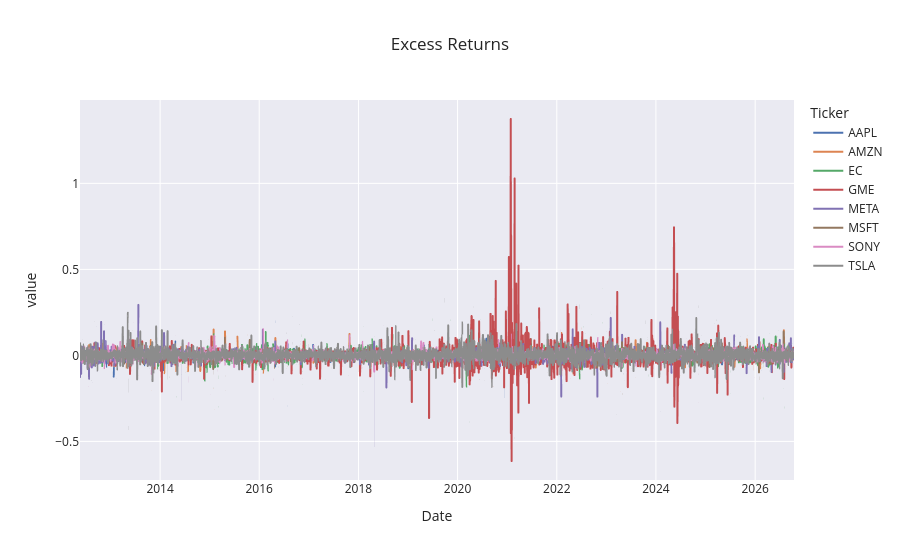

The cell this chart's notebook holds for it:
### Code cell
excess_returns = stock_returns.sub(sp_returns, axis=0).dropna()

fig = px.line(excess_returns, labels={'variable':'Ticker'}, title='Excess Returns')
fig.show()

### Figure 1 — Plotly figure (JSON) as saved in the notebook; plotly's stock layout.template omitted (floating-point values rounded to 4 significant figures; data arrays with more than 128 entries replaced by an {"elided": "..."} marker saying what was removed)
{"data": [{"hovertemplate": "Ticker=AAPL<br>Date=%{x}<br>value=%{y}<extra></extra>", "legendgroup": "AAPL", "line": {"color": "rgb(76,114,176)", "dash": "solid"}, "marker": {"symbol": "circle"}, "mode": "lines", "name": "AAPL", "showlegend": true, "type": "scattergl", "x": {"elided": "3621 str values"}, "xaxis": "x", "y": {"elided": "3621 float values"}, "yaxis": "y"}, {"hovertemplate": "Ticker=AMZN<br>Date=%{x}<br>value=%{y}<extra></extra>", "legendgroup": "AMZN", "line": {"color": "rgb(221,132,82)", "dash": "solid"}, "marker": {"symbol": "circle"}, "mode": "lines", "name": "AMZN", "showlegend": true, "type": "scattergl", "x": {"elided": "3621 str values"}, "xaxis": "x", "y": {"elided": "3621 float values"}, "yaxis": "y"}, {"hovertemplate": "Ticker=EC<br>Date=%{x}<br>value=%{y}<extra></extra>", "legendgroup": "EC", "line": {"color": "rgb(85,168,104)", "dash": "solid"}, "marker": {"symbol": "circle"}, "mode": "lines", "name": "EC", "showlegend": true, "type": "scattergl", "x": {"elided": "3621 str values"}, "xaxis": "x", "y": {"elided": "3621 float values"}, "yaxis": "y"}, {"hovertemplate": "Ticker=GME<br>Date=%{x}<br>value=%{y}<extra></extra>", "legendgroup": "GME", "line": {"color": "rgb(196,78,82)", "dash": "solid"}, "marker": {"symbol": "circle"}, "mode": "lines", "name": "GME", "showlegend": true, "type": "scattergl", "x": {"elided": "3621 str values"}, "xaxis": "x", "y": {"elided": "3621 float values"}, "yaxis": "y"}, {"hovertemplate": "Ticker=META<br>Date=%{x}<br>value=%{y}<extra></extra>", "legendgroup": "META", "line": {"color": "rgb(129,114,179)", "dash": "solid"}, "marker": {"symbol": "circle"}, "mode": "lines", "name": "META", "showlegend": true, "type": "scattergl", "x": {"elided": "3621 str values"}, "xaxis": "x", "y": {"elided": "3621 float values"}, "yaxis": "y"}, {"hovertemplate": "Ticker=MSFT<br>Date=%{x}<br>value=%{y}<extra></extra>", "legendgroup": "MSFT", "line": {"color": "rgb(147,120,96)", "dash": "solid"}, "marker": {"symbol": "circle"}, "mode": "lines", "name": "MSFT", "showlegend": true, "type": "scattergl", "x": {"elided": "3621 str values"}, "xaxis": "x", "y": {"elided": "3621 float values"}, "yaxis": "y"}, {"hovertemplate": "Ticker=SONY<br>Date=%{x}<br>value=%{y}<extra></extra>", "legendgroup": "SONY", "line": {"color": "rgb(218,139,195)", "dash": "solid"}, "marker": {"symbol": "circle"}, "mode": "lines", "name": "SONY", "showlegend": true, "type": "scattergl", "x": {"elided": "3621 str values"}, "xaxis": "x", "y": {"elided": "3621 float values"}, "yaxis": "y"}, {"hovertemplate": "Ticker=TSLA<br>Date=%{x}<br>value=%{y}<extra></extra>", "legendgroup": "TSLA", "line": {"color": "rgb(140,140,140)", "dash": "solid"}, "marker": {"symbol": "circle"}, "mode": "lines", "name": "TSLA", "showlegend": true, "type": "scattergl", "x": {"elided": "3621 str values"}, "xaxis": "x", "y": {"elided": "3621 float values"}, "yaxis": "y"}], "layout": {"legend": {"title": {"text": "Ticker"}, "tracegroupgap": 0}, "title": {"text": "Excess Returns"}, "xaxis": {"anchor": "y", "domain": [0, 1], "title": {"text": "Date"}}, "yaxis": {"anchor": "x", "domain": [0, 1], "title": {"text": "value"}}}}
